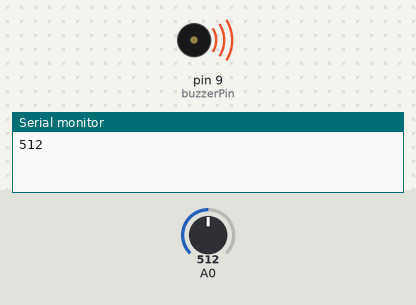
A sketch run on a simulated Arduino Uno, built with avr-gcc and run on an emulated ATmega328P. Shown: buzzer (waves = sounding), the last lines printed to the serial monitor. Inputs (shaded band) come from the test bench; at power-on: A0 = 512.

Above: at 6.05 s.
6.1 s: A0 set to 484
At 6.6 s:
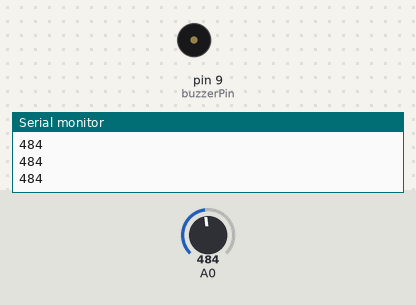
7.6 s: A0 set to 510
At 7.9 s:
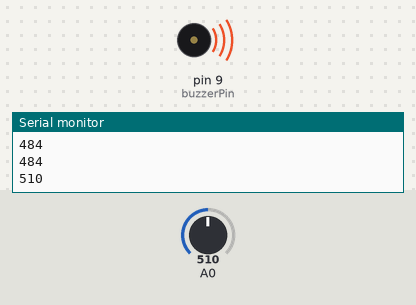
Timing chart, 0 to 16.6 s (numbered marks = the images above; inputs shaded):
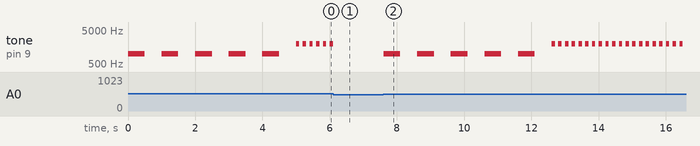

Measured:
- the behaviour switches between 501 and 500 on A0 (found by bisection; images 0 and 1)
- after the input at 6.1 s, tone on pin 9 (buzzerPin): goes on until 6.1 s, then stays silent
- after the input at 7.6 s, tone on pin 9 (buzzerPin): plays 1000 Hz for 0.50 s, 1000 Hz for 0.50 s, 1000 Hz for 0.50 s, 1000 Hz for 0.50 s, 1000 Hz for 0.50 s, 2000 Hz for 0.10 s … (25 notes in this stretch), starting at once
- by itself, tone on pin 9 (buzzerPin): plays 1000 Hz for 0.50 s, 1000 Hz for 0.50 s, 1000 Hz for 0.50 s, 1000 Hz for 0.50 s, 1000 Hz for 0.50 s, 2000 Hz for 0.10 s … (11 notes in this stretch)

The sketch:

arduino_buzzer_alarm_kodu.ino
```cpp
int threshold = 500; // Işık seviyesi eşiği
int buzzerPin = 9; // Buzzer'ın bağlandığı pin

void setup() {
  pinMode(buzzerPin, OUTPUT);
  Serial.begin(9600);
}

void loop() {
  int lightLevel = analogRead(A0); // A0 pininden ışık seviyesi oku
  Serial.println(lightLevel); // Işık seviyesini seri porttan kontrol etmek için yazdır

  if (lightLevel > threshold) {
    // Aydınlık ortamda kaldığı süre boyunca buzzer ilk 5 saniye belirli aralıklarla ötsün
    for (int i = 0; i < 5; i++) {
      tone(buzzerPin, 1000); // Buzzer'ı 1000 Hz frekansında çal
      delay(500);
      noTone(buzzerPin); // Buzzer'ı durdur
      delay(500);
    }

    // Eğer maruz kalınan aydınlık süresi 5 saniyeden uzundaysa, 5. saniyeden sonra buzzer daha sık çalsın
    while (lightLevel > threshold) {
      tone(buzzerPin, 2000); // Buzzer'ı 2000 Hz frekansında çal
      delay(100);
      noTone(buzzerPin); // Buzzer'ı durdur
      delay(100);
      lightLevel = analogRead(A0); // Yeniden ışık seviyesini oku
    }
  } else {
    noTone(buzzerPin); // Karanlık ortamda buzzer susmalı
  }
}
```
